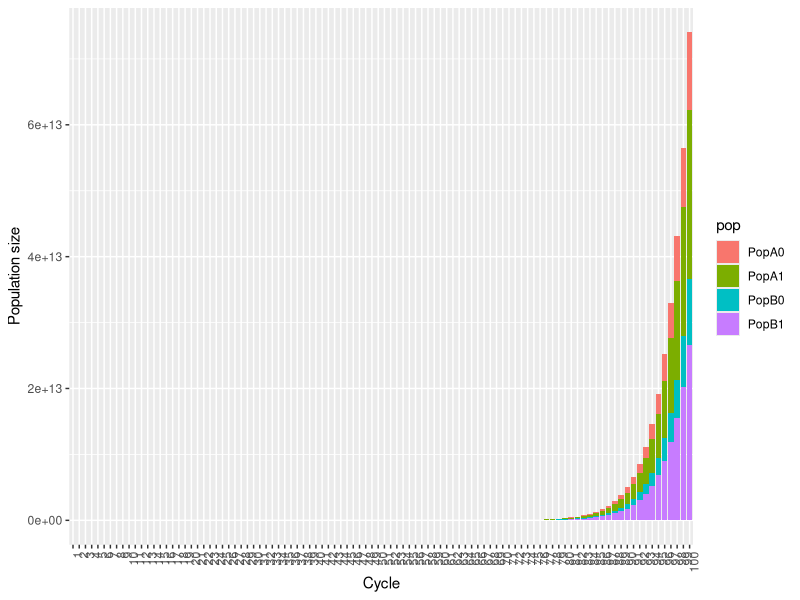
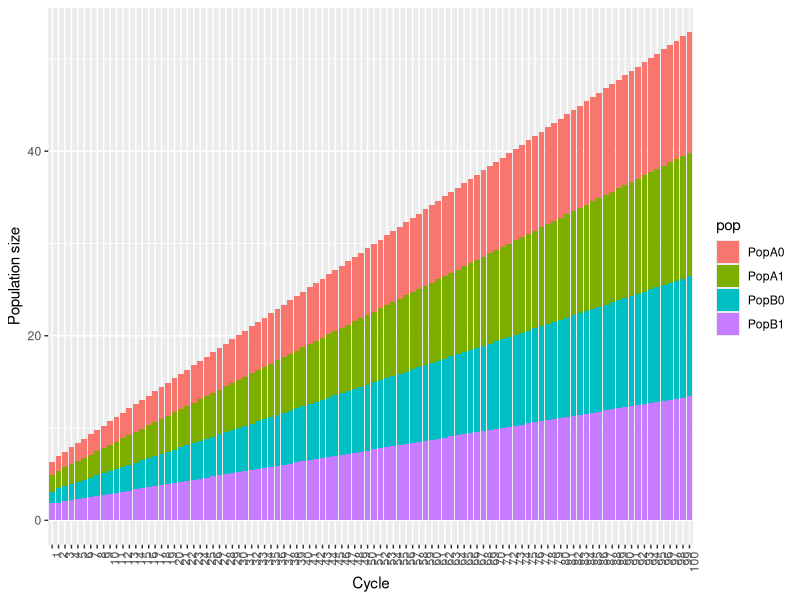

Reproduce these figures in R, in order.
### Practicing Matrix Population Modeling
#### A.K. Teffer

library(expm)    
library(ggplot2)
library(dplyr)
library(reshape2)

setwd("~/Smith Conservation Fellow/Smith BKT Data/R Smith")
#Load packaages and set directory
library(expm)    
library(ggplot2)
library(dplyr)
library(reshape2)
setwd("~/Smith Conservation Fellow/Smith BKT Data/R Smith")

## Create our matrix
mtx <- matrix(
  c(0.0,1.0,0.0,0.4,
    0.4,0.3,0.1,0.3,
    0.0,0.6,0.0,0.9,
    0.2,0.3,0.4,0.5),
  nrow=4)
mtx

## Create vector of age distributions, Pops A&B
pop.age<-c(20,50,40,30)
pop.age

## Multiply matrix by vector for one cycle
result.1cyc <- mtx %*% pop.age
result.1cyc

result.2cyc <- (mtx %^% 2) %*% pop.age
result.2cyc


## Loop by year and store values in matrix

### Create empty matrix to store values per year for 100 years
mat <- matrix(,nrow=4, ncol=100)

### Loop over 100 years
for(i in 1:100){
  mat[,i] = (mtx %^% i) %*% pop.age
}

### Plot age distributions in 2 populations over time
pop.100 <- as.data.frame(mat)
rownames(pop.100) <- c("PopA0", "PopA1", "PopB0", "PopB1")
colnames(pop.100) <- c(1:100)

### Add row names and melt into long form to plot
pop.df <- tibble::rownames_to_column(pop.100, "pop")
pop.df2 <- melt(data = pop.df,
                id.vars = "pop")

### Plot population size change over 100 cycles
ggplot(pop.df2, aes(x=variable, y=value, fill=pop)) + 
  geom_bar(stat = "identity") +
  labs(y="Population size", x="Cycle") +
  theme(axis.text.x = element_text(angle = 90, hjust = 1))

### Plot population size change over 100 cycles - log pop size
ggplot(pop.df2, aes(x=variable, y=log10(value), fill=pop)) + 
  geom_bar(stat = "identity") +
  labs(y="Population size", x="Cycle") +
  theme(axis.text.x = element_text(angle = 90, hjust = 1))
